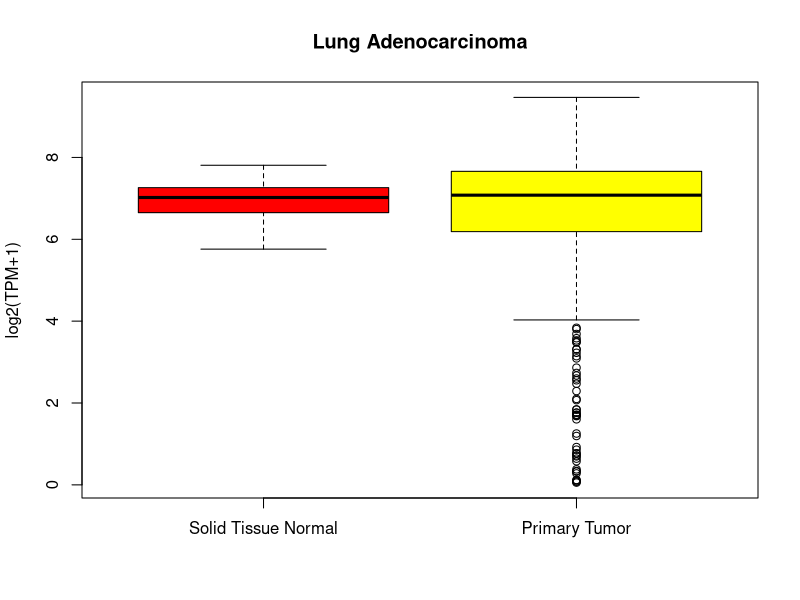

R code for this plot:
tpm_stn <- read.table("tpm_solid_tissue_normal.tsv", header=F)
tpm_pt <- read.table("tpm_primary_tumor.tsv", header=FALSE)

boxplot(tpm_stn$V1, tpm_pt$V1, 
        names = c("Solid Tissue Normal", "Primary Tumor"), 
        main = "Lung Adenocarcinoma", 
        col = c("red", "yellow"), ylab = "log2(TPM+1)")
